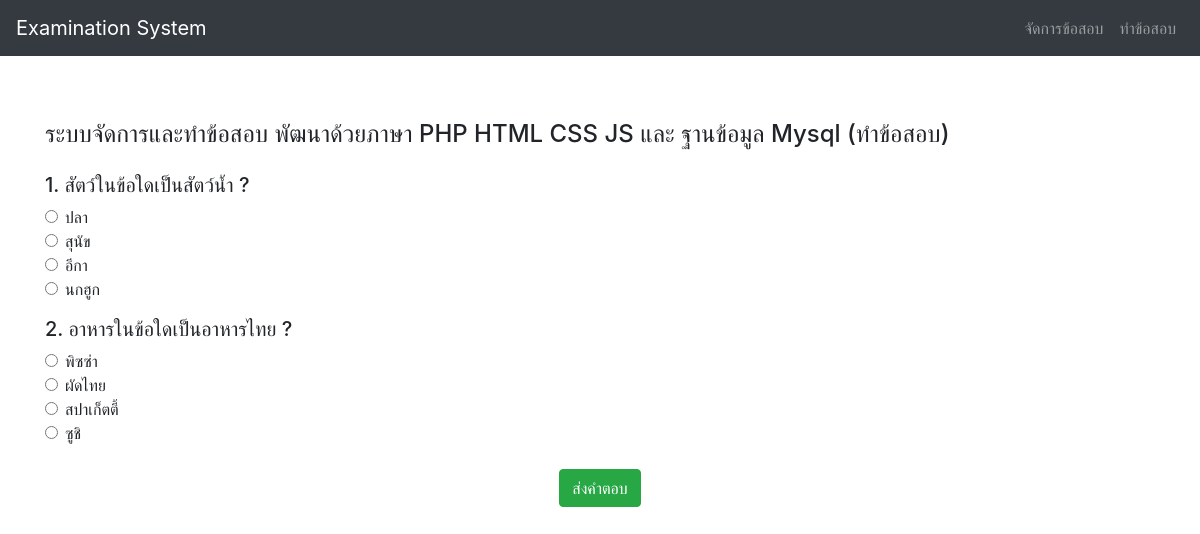
Page /create/doexam.php on the committed database.
### tables this page shows
CREATE TABLE `question` (
  `q_id` int(11) unsigned NOT NULL AUTO_INCREMENT,
  `q_name` varchar(255) DEFAULT NULL,
  `choice_a` varchar(255) DEFAULT NULL,
  `choice_b` varchar(255) DEFAULT NULL,
  `choice_c` varchar(255) DEFAULT NULL,
  `choice_d` varchar(255) DEFAULT NULL,
  `q_answer` varchar(255) DEFAULT NULL,
  PRIMARY KEY (`q_id`)
);

### create/doexam.php (the view, shortened to what this page needs)
<?php
include 'connect.php';
$sql = "SELECT * FROM question order by q_id asc";
$query = mysqli_query($conn,$sql);
 ?>
<!DOCTYPE html>
<html lang="en">
<head>
  <link rel="stylesheet" href="https://cdn.jsdelivr.net/npm/bootstrap@4.6.2/dist/css/bootstrap.min.css">
</head>
<body>
  <nav class="navbar navbar-expand-md navbar-dark bg-dark fixed-top">
    <a class="navbar-brand" href="index.php">Examination System</a>
    <div class="navbar-collapse collapse w-100 order-3 dual-collapse2" id="navbarsExampleDefault">
      <ul class="navbar-nav ml-auto">
          <li class="nav-item">
              <a class="nav-link" href="index.php">จัดการข้อสอบ</a>
          </li>
          <li class="nav-item">
              <a class="nav-link" href="doexam.php">ทำข้อสอบ</a>
          </li>
      </ul>
    </div>
  </nav>
  <br><br><br><br><br>
<div class="container">
  <div class="row mb-3">
    <div class="col-md-12">
      <h4>ระบบจัดการและทำข้อสอบ พัฒนาด้วยภาษา PHP HTML CSS JS  และ ฐานข้อมูล Mysql (ทำข้อสอบ)</h4>
    </div>
  </div>
  <?php if(mysqli_num_rows($query) > 0){ ?>
    <form class="" action="checkscore.php" method="post">
    <?php $i=1; while ($data = mysqli_fetch_array($query)) { ?>
        <div class="row mt-3">
          <div class="col-md-12">
            <h5><?php echo $i++.'. '.$data['q_name'] ?></h5>
            <div class="form-check">
              <label class="form-check-label">
                <input type="radio" class="form-check-input" required value="A" name="choice[<?php echo $data['q_id'] ?>]">  <?php echo $data['choice_a'] ?>
              </label>
            </div>
            <div class="form-check">
              <label class="form-check-label">
                <input type="radio" class="form-check-input" required value="B" name="choice[<?php echo $data['q_id'] ?>]">  <?php echo $data['choice_b'] ?>
              </label>
            </div>
            <div class="form-check">
              <label class="form-check-label">
                <input type="radio" class="form-check-input" required value="C" name="choice[<?php echo $data['q_id'] ?>]">  <?php echo $data['choice_c'] ?>
              </label>
            </div>
            <div class="form-check">
              <label class="form-check-label">
                <input type="radio" class="form-check-input" required value="D" name="choice[<?php echo $data['q_id'] ?>]">  <?php echo $data['choice_d'] ?>
              </label>
            </div>
          </div>
        </div>
    <?php } ?>
    <br>
    <div class="row">
      <div class="col-md-12" align="center">
        <button type="submit" name="button" onclick="return confirm('คุณต้องการส่งคำตอบหรือไม่');" class="btn btn-success">ส่งคำตอบ</button>
      </div>
    </div>
      </form>
  <?php }else{ ?>
    <div class="alert alert-danger" role="alert">
         ไม่มีข้อมูล
    </div>
  <?php } ?>
</div>
</body>
</html>

### rows in the picture
question: q_name "สัตว์ในข้อใดเป็นสัตว์น้ำ ?", choice_a "ปลา", choice_b "สุนัข", choice_c "อีกา", choice_d "นกฮูก"
question: q_name "อาหารในข้อใดเป็นอาหารไทย ?", choice_a "พิซซ่า", choice_b "ผัดไทย", choice_c "สปาเก็ตตี้", choice_d "ซูชิ"
